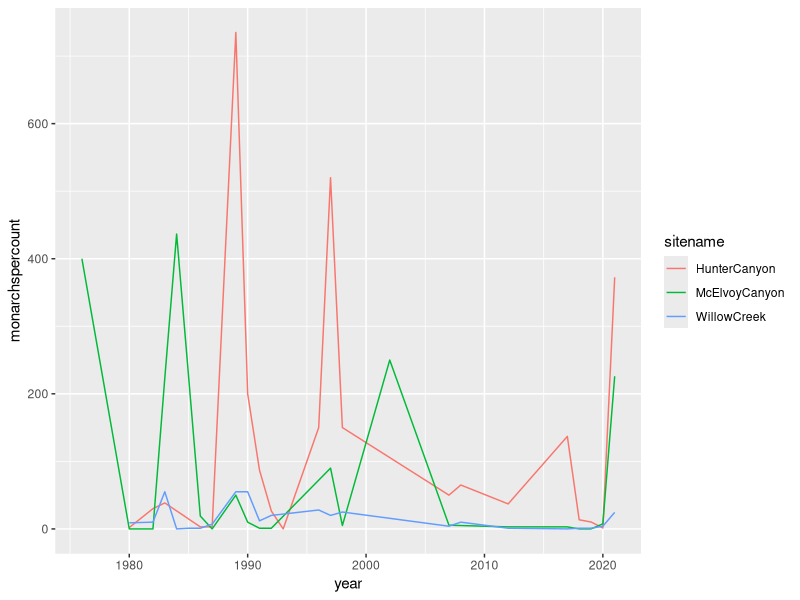

Write R code to recreate this figure.
# filter derham monarch data for timeseries
# katy prudic
# klprudic@email.arizona.edu
# 2021-12-06

library(dplyr)
library(lubridate)

derhamraw <- read.csv(file = "data/derham-monarch-raw.csv", 
                      na.strings = c("-","NA"))

# Convert monarch counts to numbers
derhamraw <- derhamraw %>%
  mutate(observedmonarch = as.numeric(observedmonarch))

# Filter to 3 sites
derhamsites <- derhamraw  %>%
  filter(sitename %in% c("McElvoyCanyon", "WillowCreek", "HunterCanyon"))

# Filter to fall months (October, November, December)
derhamfall <- derhamsites %>%
  filter(month %in% c(10,11,12)) %>%
  filter(!is.na(observedmonarch))
  

# Group by year and site
# Sum total monarch observations, count number of counts
derhamtime <- derhamfall %>%
  group_by(sitename, year) %>%
  summarize(totalmonarchs = sum(observedmonarch), 
            countsdone = n())

# Output to Data Folder
write.csv(x = derhamtime, file = "data/derham-monarch-timeseries.csv", row.names = FALSE)

# Graph time series data by site
# Plot controling for effort
derhamcorrect <- derhamtime %>%
  mutate(monarchspercount = totalmonarchs/countsdone)
library(ggplot2)

derhamplot <- ggplot(data = derhamcorrect, 
                     mapping = aes(x = year, y = monarchspercount, color = sitename)) +
  geom_line()
derhamplot
